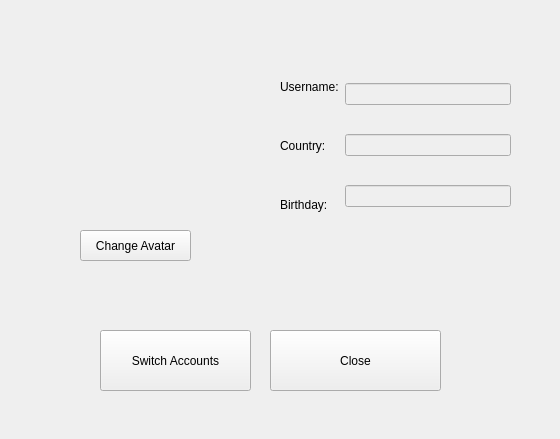
<?xml version="1.0" encoding="UTF-8"?>
<ui version="4.0">
 <class>accountMainWindow</class>
 <widget class="QDialog" name="accountMainWindow">
  <property name="geometry">
   <rect>
    <x>0</x>
    <y>0</y>
    <width>560</width>
    <height>439</height>
   </rect>
  </property>
  <property name="windowTitle">
   <string>User Profile Account</string>
  </property>
  <widget class="QPushButton" name="pushButton">
   <property name="geometry">
    <rect>
     <x>570</x>
     <y>870</y>
     <width>161</width>
     <height>61</height>
    </rect>
   </property>
   <property name="text">
    <string/>
   </property>
  </widget>
  <widget class="QPushButton" name="pushButton_3">
   <property name="geometry">
    <rect>
     <x>970</x>
     <y>870</y>
     <width>171</width>
     <height>61</height>
    </rect>
   </property>
   <property name="text">
    <string>Close</string>
   </property>
  </widget>
  <widget class="QWidget" name="layoutWidget">
   <property name="geometry">
    <rect>
     <x>960</x>
     <y>540</y>
     <width>54</width>
     <height>71</height>
    </rect>
   </property>
   <layout class="QVBoxLayout" name="verticalLayout_2">
    <item>
     <widget class="QLabel" name="label_ProfileUserName">
      <property name="text">
       <string>Username:</string>
      </property>
     </widget>
    </item>
    <item>
     <widget class="QLabel" name="label_ProfileCountry">
      <property name="text">
       <string>Country:</string>
      </property>
     </widget>
    </item>
    <item>
     <widget class="QLabel" name="label_ProfileBirthday">
      <property name="text">
       <string>Birthday:</string>
      </property>
     </widget>
    </item>
   </layout>
  </widget>
  <widget class="QPushButton" name="pushButton_2">
   <property name="geometry">
    <rect>
     <x>770</x>
     <y>870</y>
     <width>151</width>
     <height>61</height>
    </rect>
   </property>
   <property name="text">
    <string>Switch Accounts</string>
   </property>
  </widget>
  <widget class="QWidget" name="layoutWidget_2">
   <property name="geometry">
    <rect>
     <x>1040</x>
     <y>510</y>
     <width>161</width>
     <height>121</height>
    </rect>
   </property>
   <layout class="QVBoxLayout" name="verticalLayout">
    <item>
     <widget class="QLineEdit" name="lineEdit"/>
    </item>
    <item>
     <widget class="QLineEdit" name="lineEdit_2"/>
    </item>
    <item>
     <widget class="QLineEdit" name="lineEdit_3"/>
    </item>
   </layout>
  </widget>
  <widget class="QPushButton" name="pushButton_close2">
   <property name="geometry">
    <rect>
     <x>270</x>
     <y>330</y>
     <width>171</width>
     <height>61</height>
    </rect>
   </property>
   <property name="text">
    <string>Close</string>
   </property>
  </widget>
  <widget class="QPushButton" name="pushButton_Avatar">
   <property name="geometry">
    <rect>
     <x>80</x>
     <y>230</y>
     <width>111</width>
     <height>31</height>
    </rect>
   </property>
   <property name="text">
    <string>Change Avatar</string>
   </property>
  </widget>
  <widget class="QPushButton" name="pushButton_SwitchAccounts">
   <property name="geometry">
    <rect>
     <x>100</x>
     <y>330</y>
     <width>151</width>
     <height>61</height>
    </rect>
   </property>
   <property name="text">
    <string>Switch Accounts</string>
   </property>
  </widget>
  <widget class="QLabel" name="label_Avatar">
   <property name="enabled">
    <bool>true</bool>
   </property>
   <property name="geometry">
    <rect>
     <x>50</x>
     <y>70</y>
     <width>181</width>
     <height>141</height>
    </rect>
   </property>
   <property name="autoFillBackground">
    <bool>true</bool>
   </property>
   <property name="frameShadow">
    <enum>QFrame::Sunken</enum>
   </property>
   <property name="text">
    <string/>
   </property>
   <property name="pixmap">
    <pixmap>../build-QTUserProfile-Desktop_x86_windows_msvc2019_pe_64bit-Debug/blank_avatar_image.jpg</pixmap>
   </property>
   <property name="scaledContents">
    <bool>true</bool>
   </property>
  </widget>
  <widget class="QWidget" name="layoutWidget">
   <property name="geometry">
    <rect>
     <x>280</x>
     <y>60</y>
     <width>231</width>
     <height>171</height>
    </rect>
   </property>
   <layout class="QHBoxLayout" name="horizontalLayout">
    <item>
     <layout class="QVBoxLayout" name="verticalLayout_3">
      <item>
       <widget class="QLabel" name="label_4">
        <property name="text">
         <string>Username:</string>
        </property>
       </widget>
      </item>
      <item>
       <widget class="QLabel" name="label_5">
        <property name="text">
         <string>Country:</string>
        </property>
       </widget>
      </item>
      <item>
       <widget class="QLabel" name="label_6">
        <property name="text">
         <string>Birthday:</string>
        </property>
       </widget>
      </item>
     </layout>
    </item>
    <item>
     <layout class="QVBoxLayout" name="verticalLayout_4">
      <item>
       <widget class="QLineEdit" name="lineEdit_ProfileUserName">
        <property name="enabled">
         <bool>false</bool>
        </property>
       </widget>
      </item>
      <item>
       <widget class="QLineEdit" name="lineEdit_ProfileCountry">
        <property name="enabled">
         <bool>false</bool>
        </property>
       </widget>
      </item>
      <item>
       <widget class="QLineEdit" name="lineEdit_ProfileBirthday">
        <property name="enabled">
         <bool>false</bool>
        </property>
       </widget>
      </item>
     </layout>
    </item>
   </layout>
  </widget>
 </widget>
 <resources/>
 <connections/>
</ui>
